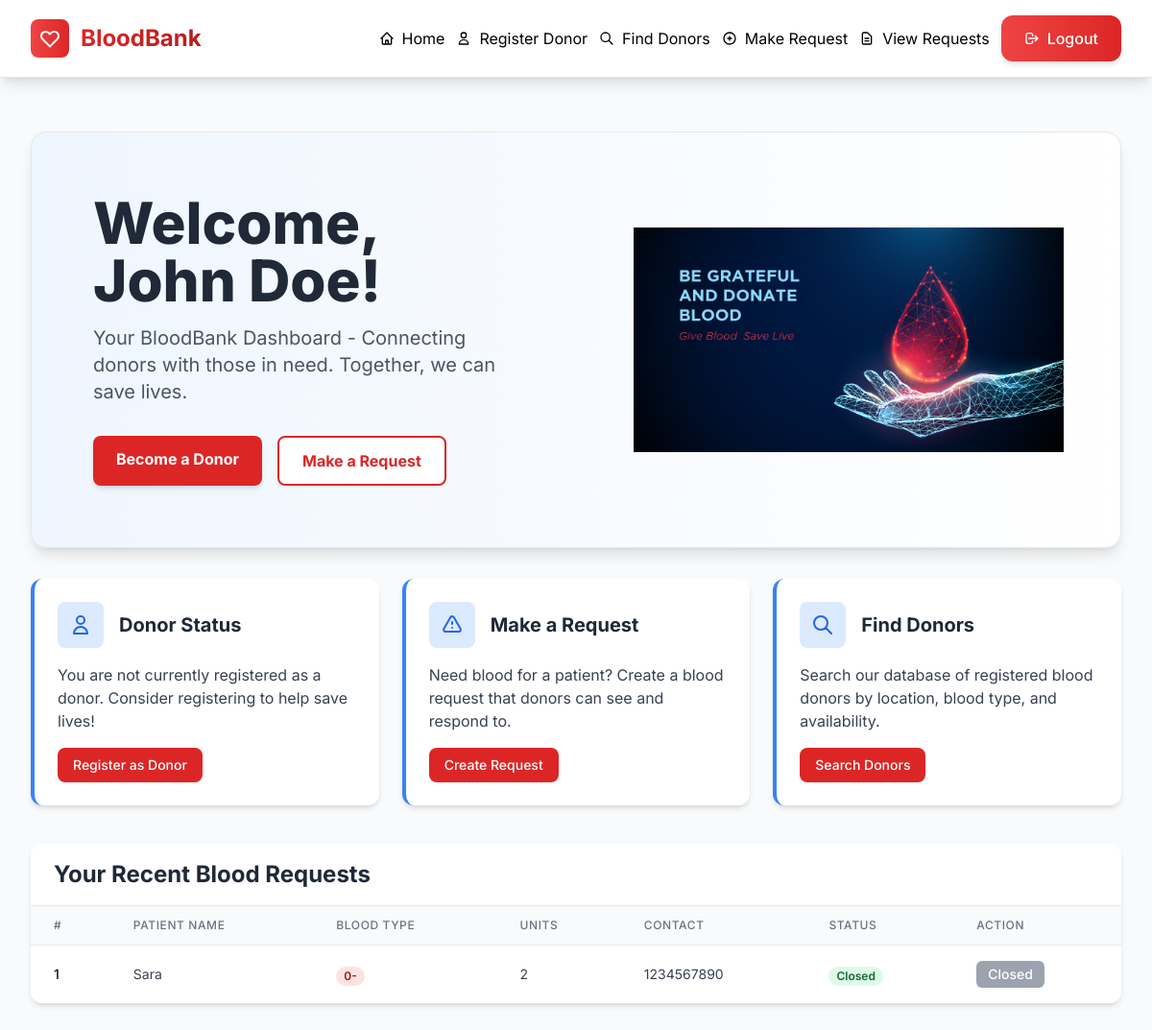
The app's page / (signed in) with its own data.
### website/models.py (models this page shows)
class User(db.Model, UserMixin):
    id = db.Column(db.Integer, primary_key=True)
    email = db.Column(db.String(150), unique=True)
    first_name = db.Column(db.String(150))
    password = db.Column(db.String(150))
    is_donor = db.Column(db.Boolean, default=False)
    requests = db.relationship('Request', backref='requester')
    donor_profile = db.relationship('Donor', backref='user', uselist=False)

class Request(db.Model):
    id = db.Column(db.Integer, primary_key=True)
    requester_id = db.Column(db.Integer, db.ForeignKey('user.id'))
    patient_name = db.Column(db.String(150))
    blood_type_needed = db.Column(db.String(10))
    units_needed = db.Column(db.Integer)
    contact_number = db.Column(db.String(15))
    status = db.Column(db.String(50), default='Pending')

### website/auth.py (the view)
@auth.route("/")
@login_required # FIX 1: ADDED - Ensures current_user is valid before access
def home():
    user_requests = Request.query.filter_by(requester_id=current_user.id).order_by(Request.id.desc()).all()
    is_donor = current_user.is_donor
    return render_template("home.html", user=current_user, user_requests=user_requests, is_donor=is_donor)

### website/__init__.py (called while the page is built)
def create_app():
  app = Flask(__name__ )
  app.config['SECRET_KEY'] = 'rahasyam'
  app.config['SQLALCHEMY_DATABASE_URI'] = f'sqlite:///{DB_NAME}'
  db.init_app(app)
  from .views import views
  from .auth import auth
  app.register_blueprint(views, url_prefix='/views')
  app.register_blueprint(auth, url_prefix='/')
  from .models import User, Donor, Request
  with app.app_context():
      db.create_all()
  login_manager = LoginManager()
  login_manager.login_view = 'auth.login'
  login_manager.init_app(app)
  @login_manager.user_loader
  def load_user(id):
      return User.query.get(int(id))
  return app

### website/templates/home.html (shortened to what this page needs)
{% extends "base.html" %}
{% block content %}
<div class="bg-gradient-to-r from-blue-50 to-white rounded-2xl shadow-lg overflow-hidden mb-8 border border-gray-200">
  <div class="flex flex-col md:flex-row items-center">
    <div class="md:w-1/2 p-8 md:p-12 lg:p-16">
      <h1 class="text-4xl md:text-5xl lg:text-6xl font-extrabold text-gray-800 mb-4">
        Welcome, {{ user.first_name }}!
      </h1>
      <p class="text-xl text-gray-600 mb-8 max-w-2xl">
        Your BloodBank Dashboard - Connecting donors with those in need. Together, we can save lives.
      </p>
      <div class="flex flex-wrap gap-4">
        {% if not is_donor %}
        <a href="{{ url_for('auth.register_donor') }}" class="bg-red-600 hover:bg-red-700 text-white px-6 py-3 rounded-lg font-bold transition duration-300 shadow-md">
          Become a Donor
        </a>
        {% endif %}
        <a href="/make_request" class="bg-white border-2 border-red-600 text-red-600 hover:bg-red-50 px-6 py-3 rounded-lg font-bold transition duration-300 shadow-sm">
          Make a Request
        </a>
      </div>
    </div>
    <div class="md:w-1/2 p-4 flex justify-center">
        <img src="{{ url_for('static', filename='Blood-Donation-1.jpg') }}" alt="Blood Donation Illustration" class="w-full h-auto max-w-md">
    </div>
  </div>
</div>
<div class="grid grid-cols-1 md:grid-cols-2 lg:grid-cols-3 gap-6 mb-10">
  <div class="bg-white rounded-xl shadow-md overflow-hidden border-l-4 border-blue-500">
    <div class="p-6">
      <div class="flex items-center mb-4">
        <div class="bg-blue-100 p-3 rounded-lg mr-4">
          <svg xmlns="http://www.w3.org/2000/svg" class="h-6 w-6 text-blue-600" fill="none" viewBox="0 0 24 24" stroke="currentColor">
            <path stroke-linecap="round" stroke-linejoin="round" stroke-width="2" d="M16 7a4 4 0 11-8 0 4 4 0 018 0zM12 14a7 7 0 00-7 7h14a7 7 0 00-7-7z" />
          </svg>
        </div>
        <h3 class="text-xl font-bold text-gray-800">Donor Status</h3>
      </div>
      {% if is_donor %}
      <p class="text-green-600 font-semibold mb-3">
        You are currently registered as an active blood donor. Thank you for your commitment!
      </p>
      <p class="text-gray-600 text-sm mb-4">Your profile can be seen by users viewing the donor list.</p>
      <form method="POST" action="{{ url_for('auth.remove_donor') }}" onsubmit="return confirm('Are you sure you want to remove yourself from the donor list? This cannot be undone.');">
        <button type="submit" class="bg-red-600 hover:bg-red-700 text-white px-4 py-2 rounded-lg font-medium transition duration-300 text-sm">
          Remove Me from Donor List
        </button>
      </form>
      {% else %}
      <p class="text-gray-700 mb-4">
        You are not currently registered as a donor. Consider registering to help save lives!
      </p>
      <a href="{{ url_for('auth.register_donor') }}" class="bg-red-600 hover:bg-red-700 text-white px-4 py-2 rounded-lg font-medium transition duration-300 text-sm inline-block">
        Register as Donor
      </a>
      {% endif %}
    </div>
  </div>
  <div class="bg-white rounded-xl shadow-md overflow-hidden border-l-4 border-blue-500">
    <div class="p-6">
      <div class="flex items-center mb-4">
        <div class="bg-blue-100 p-3 rounded-lg mr-4">
        </div>
        <h3 class="text-xl font-bold text-gray-800">Make a Request</h3>
      </div>
      <p class="text-gray-700 mb-4">
        Need blood for a patient? Create a blood request that donors can see and respond to.
      </p>
      <a href="/make_request" class="bg-red-600 hover:bg-red-700 text-white px-4 py-2 rounded-lg font-medium transition duration-300 text-sm inline-block">
        Create Request
      </a>
    </div>
  </div>
  <div class="bg-white rounded-xl shadow-md overflow-hidden border-l-4 border-blue-500">
    <div class="p-6">
      <div class="flex items-center mb-4">
        <div class="bg-blue-100 p-3 rounded-lg mr-4">
          <svg xmlns="http://www.w3.org/2000/svg" class="h-6 w-6 text-blue-600" fill="none" viewBox="0 0 24 24" stroke="currentColor">
            <path stroke-linecap="round" stroke-linejoin="round" stroke-width="2" d="M21 21l-6-6m2-5a7 7 0 11-14 0 7 7 0 0114 0z" />
          </svg>
        </div>
        <h3 class="text-xl font-bold text-gray-800">Find Donors</h3>
      </div>
      <p class="text-gray-700 mb-4">
        Search our database of registered blood donors by location, blood type, and availability.
      </p>
      <a href="/filter_donors" class="bg-red-600 hover:bg-red-700 text-white px-4 py-2 rounded-lg font-medium transition duration-300 text-sm inline-block">
        Search Donors
      </a>
    </div>
  </div>
</div>
<div class="bg-white rounded-xl shadow-md overflow-hidden">
  <div class="border-b border-gray-200 px-6 py-4">
    <h2 class="text-2xl font-bold text-gray-800">Your Recent Blood Requests</h2>
  </div>
  {% if user_requests %}
  <div class="overflow-x-auto">
    <table class="min-w-full divide-y divide-gray-200">
      <thead class="bg-gray-50">
        <tr>
          <th scope="col" class="px-6 py-3 text-left text-xs font-medium text-gray-500 uppercase tracking-wider">#</th>
          <th scope="col" class="px-6 py-3 text-left text-xs font-medium text-gray-500 uppercase tracking-wider">Patient Name</th>
          <th scope="col" class="px-6 py-3 text-left text-xs font-medium text-gray-500 uppercase tracking-wider">Blood Type</th>
          <th scope="col" class="px-6 py-3 text-left text-xs font-medium text-gray-500 uppercase tracking-wider">Units</th>
          <th scope="col" class="px-6 py-3 text-left text-xs font-medium text-gray-500 uppercase tracking-wider">Contact</th>
          <th scope="col" class="px-6 py-3 text-left text-xs font-medium text-gray-500 uppercase tracking-wider">Status</th>
          <th scope="col" class="px-6 py-3 text-left text-xs font-medium text-gray-500 uppercase tracking-wider">Action</th>
        </tr>
      </thead>
      <tbody class="bg-white divide-y divide-gray-200">
        {% for req in user_requests %}
        <tr class="hover:bg-gray-50 transition duration-150">
          <td class="px-6 py-4 whitespace-nowrap text-sm font-medium text-gray-900">{{ loop.index }}</td>
          <td class="px-6 py-4 whitespace-nowrap text-sm text-gray-700">{{ req.patient_name }}</td>
          <td class="px-6 py-4 whitespace-nowrap">
            <span class="px-2 inline-flex text-xs leading-5 font-semibold rounded-full bg-red-100 text-red-800">
              {{ req.blood_type_needed }}
            </span>
          </td>
          <td class="px-6 py-4 whitespace-nowrap text-sm text-gray-700">{{ req.units_needed }}</td>
          <td class="px-6 py-4 whitespace-nowrap text-sm text-gray-700">{{ req.contact_number }}</td>
          <td class="px-6 py-4 whitespace-nowrap">
            {% if req.status == 'Pending' %}
              <span class="px-2 inline-flex text-xs leading-5 font-semibold rounded-full bg-yellow-100 text-yellow-800">
                {{ req.status }}
              </span>
            {% else %}
              <span class="px-2 inline-flex text-xs leading-5 font-semibold rounded-full bg-green-100 text-green-800">
                {{ req.status }}
              </span>
            {% endif %}
          </td>
          <td class="px-6 py-4 whitespace-nowrap text-sm font-medium">
            {% if req.status == 'Pending' %}
            <form method="POST" action="{{ url_for('auth.close_request', request_id=req.id) }}" class="inline" onsubmit="return confirm('Marking this as Closed means the need has been fulfilled. Are you sure?');">
              <button type="submit" class="bg-green-600 hover:bg-green-700 text-white px-3 py-1 rounded-md text-sm font-medium transition duration-300">
                Fulfill/Close
              </button>
            </form>
            {% else %}
            <button class="bg-gray-400 text-white px-3 py-1 rounded-md text-sm font-medium cursor-not-allowed" disabled>
              Closed
            </button>
            {% endif %}
          </td>
        </tr>
        {% endfor %}
      </tbody>
    </table>
  </div>
  {% endif %}
</div>
{% endblock %}

### website/templates/base.html (style rules this page uses)
body { font-family: 'Inter', sans-serif; background-color: #f8fafc; }

### records on screen
User: first_name "John Doe"
Request: patient_name "Sara", blood_type_needed "0-", units_needed "2", contact_number "1234567890", status "Closed"
